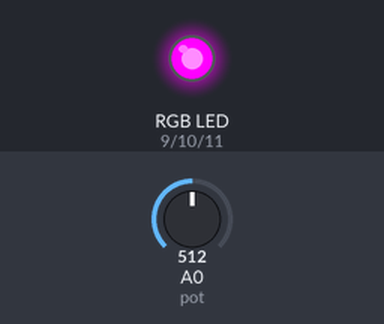
A sketch run on a simulated Arduino Uno, built with avr-gcc and run on an emulated ATmega328P. On the bench: an RGB LED mixed from three pins (HIGH = lit). The test bench sets the inputs (shaded band); at power-on: A0 (pot) = 512.

Above: at 1.2 s.
1.3 s: A0 (pot) set to 354
2.8 s: A0 (pot) set to 331
At 3.6 s:
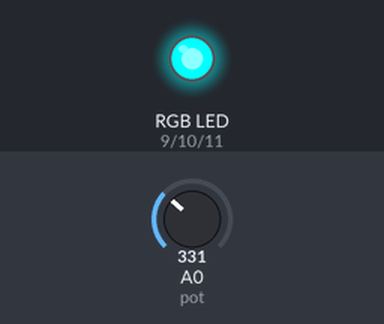
4.3 s: A0 (pot) set to 692
At 4.7 s:
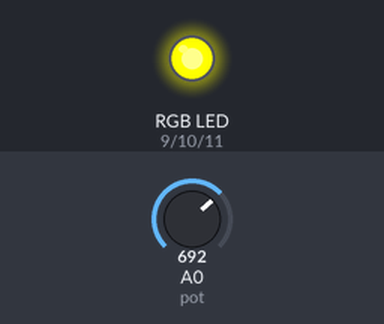
5.8 s: A0 (pot) set to 674
At 7.0 s:
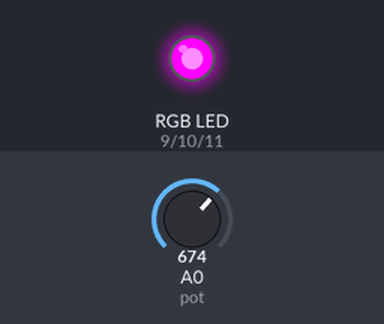
7.3 s: A0 (pot) set to 716
At 8.2 s:
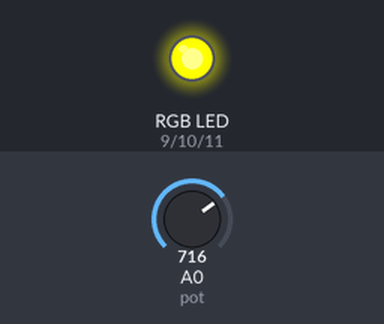
Timing chart, 0 to 9.8 s (numbered marks = the images above; inputs shaded):
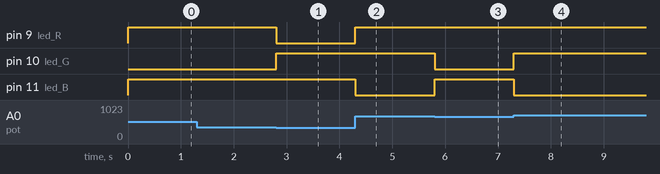

Measured:
- the behaviour switches between 342 and 341 on A0 (pot) (found by bisection; images 0 and 1)
- the behaviour switches between 683 and 682 on A0 (pot) (found by bisection; images 2 and 3)
- after the input at 1.3 s, every drawn part: stays the same
- after the input at 2.8 s, pin 9 (led_R): HIGH → LOW at once; pin 10 (led_G): LOW → HIGH at once
- after the input at 4.3 s, pin 9 (led_R): LOW → HIGH at once; pin 11 (led_B): HIGH → LOW at once
- after the input at 5.8 s, pin 10 (led_G): HIGH → LOW at once; pin 11 (led_B): LOW → HIGH at once
- after the input at 7.3 s, pin 10 (led_G): LOW → HIGH at once; pin 11 (led_B): HIGH → LOW at once

The sketch:

Challenge3.ino
```cpp
//   challenge #3 - Mudar cor RGB LED com potenciometro

int led_R = 9; // pino LED Vermelho (R)
int led_G = 10; // pino LED Verde (G)
int led_B = 11; // Pino LED Azul (B)
int pot = A0;

int valorPot;

void setup()
{
  pinMode(led_R, OUTPUT);
  pinMode(led_G, OUTPUT);
  pinMode(led_B, OUTPUT);
}

void loop()
{
  valorPot = analogRead(pot); // lê o valor do potenciômetro (de 0 a 1023)
  if(valorPot > 0 && valorPot <= 341) // entre 0 e 341, acende vermelho
  {
    acendeVermelho();
  }
  if(valorPot > 341 && valorPot <= 682) // entre 341 e 682, acende verde
  {
    acendeVerde();
  }
  if(valorPot > 682 && valorPot <= 1023) // entre 682 e 1023, acende azul
  {
    acendeAzul();
  }
}

void acendeVermelho()
{
  digitalWrite(led_R, LOW);
  digitalWrite(led_G, HIGH);
  digitalWrite(led_B, HIGH);
}

void acendeVerde()
{
  digitalWrite(led_R, HIGH);
  digitalWrite(led_G, LOW);
  digitalWrite(led_B, HIGH);
}

void acendeAzul()
{
  digitalWrite(led_R, HIGH);
  digitalWrite(led_G, HIGH);
  digitalWrite(led_B, LOW);
}
```
